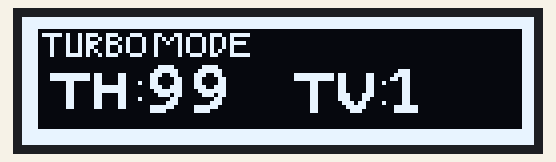
A sketch run on a simulated Arduino Uno, built with avr-gcc and run on an emulated ATmega328P. Parts: 128×32 one-colour display.

Above: at 2.1 s.

The sketch:

oled_rc.ino
```cpp
/*********
  Rui Santos
  Complete project details at https://randomnerdtutorials.com
*********/

#include <Wire.h>
#include <Adafruit_GFX.h>
#include <Adafruit_SSD1306.h>
#include <Fonts/FreeMonoBold9pt7b.h>

#define SCREEN_WIDTH 128
#define SCREEN_HEIGHT 32

Adafruit_SSD1306 display(SCREEN_WIDTH, SCREEN_HEIGHT, &Wire, -1);


static const uint8_t image_data_Turbo[512] = {
    // ████████████████████████████████████████████████████████████████████████████████████████████████████████████████████████████████
    // ████████████████████████████████████████████████████████████████████████████████████████████████████████████████████████████████
    // ████████████████████████████████████████████████████████████████████████████████████████████████████████████████████████████████
    // ████∙∙∙∙∙∙∙∙∙∙∙∙∙∙∙∙∙∙∙∙∙∙∙∙∙∙∙∙∙∙∙∙∙∙∙∙∙∙∙∙∙∙∙∙∙∙∙∙∙∙∙∙∙∙∙∙∙∙∙∙∙∙∙∙∙∙∙∙∙∙∙∙∙∙∙∙∙∙∙∙∙∙∙∙∙∙∙∙∙∙∙∙∙∙∙∙∙∙∙∙∙∙∙∙∙∙∙∙∙∙∙∙∙∙∙∙∙∙∙∙∙███
    // ████∙█████∙█∙∙█∙███∙∙███∙∙∙███∙∙∙██∙∙∙██∙∙███∙∙███∙∙█████∙∙∙∙∙∙∙∙∙∙∙∙∙∙∙∙∙∙∙∙∙∙∙∙∙∙∙∙∙∙∙∙∙∙∙∙∙∙∙∙∙∙∙∙∙∙∙∙∙∙∙∙∙∙∙∙∙∙∙∙∙∙∙∙∙∙∙∙███
    // ████∙∙∙█∙∙∙█∙∙█∙█∙∙█∙█∙∙█∙█∙∙∙█∙∙█∙█∙█∙█∙█∙∙∙█∙█∙∙█∙█∙∙∙∙∙∙∙∙∙∙∙∙∙∙∙∙∙∙∙∙∙∙∙∙∙∙∙∙∙∙∙∙∙∙∙∙∙∙∙∙∙∙∙∙∙∙∙∙∙∙∙∙∙∙∙∙∙∙∙∙∙∙∙∙∙∙∙∙∙∙∙∙███
    // ████∙∙∙█∙∙∙█∙∙█∙███∙∙███∙∙█∙∙∙█∙∙█∙∙█∙∙█∙█∙∙∙█∙█∙∙█∙████∙∙∙∙∙∙∙∙∙∙∙∙∙∙∙∙∙∙∙∙∙∙∙∙∙∙∙∙∙∙∙∙∙∙∙∙∙∙∙∙∙∙∙∙∙∙∙∙∙∙∙∙∙∙∙∙∙∙∙∙∙∙∙∙∙∙∙∙∙███
    // ████∙∙∙█∙∙∙█∙∙█∙██∙∙∙█∙∙█∙█∙∙∙█∙∙█∙∙∙∙∙█∙█∙∙∙█∙█∙∙█∙█∙∙∙∙∙∙∙∙∙∙∙∙∙∙∙∙∙∙∙∙∙∙∙∙∙∙∙∙∙∙∙∙∙∙∙∙∙∙∙∙∙∙∙∙∙∙∙∙∙∙∙∙∙∙∙∙∙∙∙∙∙∙∙∙∙∙∙∙∙∙∙∙███
    // ████∙∙∙█∙∙∙█∙∙█∙█∙█∙∙█∙∙█∙█∙∙∙█∙∙█∙∙∙∙∙█∙█∙∙∙█∙█∙█∙∙█∙∙∙∙∙∙∙∙∙∙∙∙∙∙∙∙∙∙∙∙∙∙∙∙∙∙∙∙∙∙∙∙∙∙∙∙∙∙∙∙∙∙∙∙∙∙∙∙∙∙∙∙∙∙∙∙∙∙∙∙∙∙∙∙∙∙∙∙∙∙∙∙███
    // ████∙∙∙█∙∙∙████∙█∙∙█∙███∙∙∙███∙∙∙█∙∙∙∙∙█∙∙███∙∙██∙∙∙█████∙∙∙∙∙∙∙∙∙∙∙∙∙∙∙∙∙∙∙∙∙∙∙∙∙∙∙∙∙∙∙∙∙∙∙∙∙∙∙∙∙∙∙∙∙∙∙∙∙∙∙∙∙∙∙∙∙∙∙∙∙∙∙∙∙∙∙∙███
    // ████∙∙∙∙∙∙∙∙∙∙∙∙∙∙∙∙∙∙∙∙∙∙∙∙∙∙∙∙∙∙∙∙∙∙∙∙∙∙∙∙∙∙∙∙∙∙∙∙∙∙∙∙∙∙∙∙∙∙∙∙∙∙∙∙∙∙∙∙∙∙∙∙∙∙∙∙∙∙∙∙∙∙∙∙∙∙∙∙∙∙∙∙∙∙∙∙∙∙∙∙∙∙∙∙∙∙∙∙∙∙∙∙∙∙∙∙∙∙∙∙∙███
    // ████∙∙∙∙∙∙∙∙∙∙∙∙∙∙∙∙∙∙∙∙∙∙∙∙∙∙∙∙∙∙∙∙∙∙∙∙∙∙∙∙∙∙∙∙∙∙∙∙∙∙∙∙∙∙∙∙∙∙∙∙∙∙∙∙∙∙∙∙∙∙∙∙∙∙∙∙∙∙∙∙∙∙∙∙∙∙∙∙∙∙∙∙∙∙∙∙∙∙∙∙∙∙∙∙∙∙∙∙∙∙∙∙∙∙∙∙∙∙∙∙∙███
    // ████∙∙∙∙∙∙∙∙∙∙∙∙∙∙∙∙∙∙∙∙∙∙∙∙∙∙∙∙∙∙∙∙∙∙∙∙∙∙∙∙∙∙∙∙∙∙∙∙∙∙∙∙∙∙∙∙∙∙∙∙∙∙∙∙∙∙∙∙∙∙∙∙∙∙∙∙∙∙∙∙∙∙∙∙∙∙∙∙∙∙∙∙∙∙∙∙∙∙∙∙∙∙∙∙∙∙∙∙∙∙∙∙∙∙∙∙∙∙∙∙∙███
    // ████∙∙∙∙∙∙∙∙∙∙∙∙∙∙∙∙∙∙∙∙∙∙∙∙∙∙∙∙∙∙∙∙∙∙∙∙∙∙∙∙∙∙∙∙∙∙∙∙∙∙∙∙∙∙∙∙∙∙∙∙∙∙∙∙∙∙∙∙∙∙∙∙∙∙∙∙∙∙∙∙∙∙∙∙∙∙∙∙∙∙∙∙∙∙∙∙∙∙∙∙∙∙∙∙∙∙∙∙∙∙∙∙∙∙∙∙∙∙∙∙∙███
    // ████∙∙∙██████████∙██∙∙∙∙██∙∙∙∙∙∙∙∙∙∙∙∙∙∙∙∙∙∙∙∙∙∙∙∙∙∙∙∙∙∙∙∙∙∙∙∙∙∙∙∙∙∙██████████∙██∙∙∙∙∙██∙∙∙∙∙∙∙∙∙∙∙∙∙∙∙∙∙∙∙∙∙∙∙∙∙∙∙∙∙∙∙∙∙∙∙∙∙███
    // ████∙∙∙██████████∙██∙∙∙∙██∙∙∙∙∙∙∙∙∙∙∙∙∙∙∙∙∙∙∙∙∙∙∙∙∙∙∙∙∙∙∙∙∙∙∙∙∙∙∙∙∙∙██████████∙██∙∙∙∙∙██∙∙∙∙∙∙∙∙∙∙∙∙∙∙∙∙∙∙∙∙∙∙∙∙∙∙∙∙∙∙∙∙∙∙∙∙∙███
    // ████∙∙∙∙∙∙∙██∙∙∙∙∙██∙∙∙∙██∙∙∙█∙∙∙∙∙∙∙∙∙∙∙∙∙∙∙∙∙∙∙∙∙∙∙∙∙∙∙∙∙∙∙∙∙∙∙∙∙∙∙∙∙∙██∙∙∙∙∙██∙∙∙∙∙██∙∙█∙∙∙∙∙∙∙∙∙∙∙∙∙∙∙∙∙∙∙∙∙∙∙∙∙∙∙∙∙∙∙∙∙∙███
    // ████∙∙∙∙∙∙∙██∙∙∙∙∙████████∙∙∙∙∙∙∙∙∙∙∙∙∙∙∙∙∙∙∙∙∙∙∙∙∙∙∙∙∙∙∙∙∙∙∙∙∙∙∙∙∙∙∙∙∙∙██∙∙∙∙∙██∙∙∙∙∙██∙∙∙∙∙∙∙∙∙∙∙∙∙∙∙∙∙∙∙∙∙∙∙∙∙∙∙∙∙∙∙∙∙∙∙∙∙███
    // ████∙∙∙∙∙∙∙██∙∙∙∙∙████████∙∙∙∙∙∙∙∙∙∙∙∙∙∙∙∙∙∙∙∙∙∙∙∙∙∙∙∙∙∙∙∙∙∙∙∙∙∙∙∙∙∙∙∙∙∙██∙∙∙∙∙██∙∙∙∙∙██∙∙∙∙∙∙∙∙∙∙∙∙∙∙∙∙∙∙∙∙∙∙∙∙∙∙∙∙∙∙∙∙∙∙∙∙∙███
    // ████∙∙∙∙∙∙∙██∙∙∙∙∙██∙∙∙∙██∙∙∙∙∙∙∙∙∙∙∙∙∙∙∙∙∙∙∙∙∙∙∙∙∙∙∙∙∙∙∙∙∙∙∙∙∙∙∙∙∙∙∙∙∙∙██∙∙∙∙∙███∙∙∙███∙∙∙∙∙∙∙∙∙∙∙∙∙∙∙∙∙∙∙∙∙∙∙∙∙∙∙∙∙∙∙∙∙∙∙∙∙███
    // ████∙∙∙∙∙∙∙██∙∙∙∙∙██∙∙∙∙██∙∙∙█∙∙∙∙∙∙∙∙∙∙∙∙∙∙∙∙∙∙∙∙∙∙∙∙∙∙∙∙∙∙∙∙∙∙∙∙∙∙∙∙∙∙██∙∙∙∙∙███∙∙∙██∙∙∙∙∙∙∙∙∙∙∙∙∙∙∙∙∙∙∙∙∙∙∙∙∙∙∙∙∙∙∙∙∙∙∙∙∙∙███
    // ████∙∙∙∙∙∙∙██∙∙∙∙∙██∙∙∙∙██∙∙∙∙∙∙∙∙∙∙∙∙∙∙∙∙∙∙∙∙∙∙∙∙∙∙∙∙∙∙∙∙∙∙∙∙∙∙∙∙∙∙∙∙∙∙██∙∙∙∙∙∙███∙██∙∙∙∙█∙∙∙∙∙∙∙∙∙∙∙∙∙∙∙∙∙∙∙∙∙∙∙∙∙∙∙∙∙∙∙∙∙∙███
    // ████∙∙∙∙∙∙∙██∙∙∙∙∙██∙∙∙∙██∙∙∙∙∙∙∙∙∙∙∙∙∙∙∙∙∙∙∙∙∙∙∙∙∙∙∙∙∙∙∙∙∙∙∙∙∙∙∙∙∙∙∙∙∙∙██∙∙∙∙∙∙∙█████∙∙∙∙∙∙∙∙∙∙∙∙∙∙∙∙∙∙∙∙∙∙∙∙∙∙∙∙∙∙∙∙∙∙∙∙∙∙∙███
    // ████∙∙∙∙∙∙∙∙∙∙∙∙∙∙∙∙∙∙∙∙∙∙∙∙∙∙∙∙∙∙∙∙∙∙∙∙∙∙∙∙∙∙∙∙∙∙∙∙∙∙∙∙∙∙∙∙∙∙∙∙∙∙∙∙∙∙∙∙██∙∙∙∙∙∙∙∙███∙∙∙∙∙∙∙∙∙∙∙∙∙∙∙∙∙∙∙∙∙∙∙∙∙∙∙∙∙∙∙∙∙∙∙∙∙∙∙∙███
    // ████∙∙∙∙∙∙∙∙∙∙∙∙∙∙∙∙∙∙∙∙∙∙∙∙∙∙∙∙∙∙∙∙∙∙∙∙∙∙∙∙∙∙∙∙∙∙∙∙∙∙∙∙∙∙∙∙∙∙∙∙∙∙∙∙∙∙∙∙∙∙∙∙∙∙∙∙∙∙∙∙∙∙∙∙∙∙∙∙∙∙∙∙∙∙∙∙∙∙∙∙∙∙∙∙∙∙∙∙∙∙∙∙∙∙∙∙∙∙∙∙∙███
    // ████∙∙∙∙∙∙∙∙∙∙∙∙∙∙∙∙∙∙∙∙∙∙∙∙∙∙∙∙∙∙∙∙∙∙∙∙∙∙∙∙∙∙∙∙∙∙∙∙∙∙∙∙∙∙∙∙∙∙∙∙∙∙∙∙∙∙∙∙∙∙∙∙∙∙∙∙∙∙∙∙∙∙∙∙∙∙∙∙∙∙∙∙∙∙∙∙∙∙∙∙∙∙∙∙∙∙∙∙∙∙∙∙∙∙∙∙∙∙∙∙∙███
    // ████∙∙∙∙∙∙∙∙∙∙∙∙∙∙∙∙∙∙∙∙∙∙∙∙∙∙∙∙∙∙∙∙∙∙∙∙∙∙∙∙∙∙∙∙∙∙∙∙∙∙∙∙∙∙∙∙∙∙∙∙∙∙∙∙∙∙∙∙∙∙∙∙∙∙∙∙∙∙∙∙∙∙∙∙∙∙∙∙∙∙∙∙∙∙∙∙∙∙∙∙∙∙∙∙∙∙∙∙∙∙∙∙∙∙∙∙∙∙∙∙∙███
    // ████∙∙∙∙∙∙∙∙∙∙∙∙∙∙∙∙∙∙∙∙∙∙∙∙∙∙∙∙∙∙∙∙∙∙∙∙∙∙∙∙∙∙∙∙∙∙∙∙∙∙∙∙∙∙∙∙∙∙∙∙∙∙∙∙∙∙∙∙∙∙∙∙∙∙∙∙∙∙∙∙∙∙∙∙∙∙∙∙∙∙∙∙∙∙∙∙∙∙∙∙∙∙∙∙∙∙∙∙∙∙∙∙∙∙∙∙∙∙∙∙∙███
    // ████████████████████████████████████████████████████████████████████████████████████████████████████████████████████████████████
    // ████████████████████████████████████████████████████████████████████████████████████████████████████████████████████████████████
    // ████████████████████████████████████████████████████████████████████████████████████████████████████████████████████████████████
    // ████████████████████████████████████████████████████████████████████████████████████████████████████████████████████████████████
    0xff, 0xff, 0xff, 0xff, 0xff, 0xff, 0xff, 0xff, 0xff, 0xff, 0xff, 0xff, 0xff, 0xff, 0xff, 0xff,
    0xff, 0xff, 0xff, 0xff, 0xff, 0xff, 0xff, 0xff, 0xff, 0xff, 0xff, 0xff, 0xff, 0xff, 0xff, 0xff,
    0xff, 0xff, 0xff, 0xff, 0xff, 0xff, 0xff, 0xff, 0xff, 0xff, 0xff, 0xff, 0xff, 0xff, 0xff, 0xff,
    0xf0, 0x00, 0x00, 0x00, 0x00, 0x00, 0x00, 0x00, 0x00, 0x00, 0x00, 0x00, 0x00, 0x00, 0x00, 0x07,
    0xf7, 0xd2, 0xe7, 0x1c, 0x63, 0x39, 0xcf, 0x80, 0x00, 0x00, 0x00, 0x00, 0x00, 0x00, 0x00, 0x07,
    0xf1, 0x12, 0x94, 0xa2, 0x55, 0x45, 0x28, 0x00, 0x00, 0x00, 0x00, 0x00, 0x00, 0x00, 0x00, 0x07,
    0xf1, 0x12, 0xe7, 0x22, 0x49, 0x45, 0x2f, 0x00, 0x00, 0x00, 0x00, 0x00, 0x00, 0x00, 0x00, 0x07,
    0xf1, 0x12, 0xc4, 0xa2, 0x41, 0x45, 0x28, 0x00, 0x00, 0x00, 0x00, 0x00, 0x00, 0x00, 0x00, 0x07,
    0xf1, 0x12, 0xa4, 0xa2, 0x41, 0x45, 0x48, 0x00, 0x00, 0x00, 0x00, 0x00, 0x00, 0x00, 0x00, 0x07,
    0xf1, 0x1e, 0x97, 0x1c, 0x41, 0x39, 0x8f, 0x80, 0x00, 0x00, 0x00, 0x00, 0x00, 0x00, 0x00, 0x07,
    0xf0, 0x00, 0x00, 0x00, 0x00, 0x00, 0x00, 0x00, 0x00, 0x00, 0x00, 0x00, 0x00, 0x00, 0x00, 0x07,
    0xf0, 0x00, 0x00, 0x00, 0x00, 0x00, 0x00, 0x00, 0x00, 0x00, 0x00, 0x00, 0x00, 0x00, 0x00, 0x07,
    0xf0, 0x00, 0x00, 0x00, 0x00, 0x00, 0x00, 0x00, 0x00, 0x00, 0x00, 0x00, 0x00, 0x00, 0x00, 0x07,
    0xf0, 0x00, 0x00, 0x00, 0x00, 0x00, 0x00, 0x00, 0x00, 0x00, 0x00, 0x00, 0x00, 0x00, 0x00, 0x07,
    0xf1, 0xff, 0xb0, 0xc0, 0x00, 0x00, 0x00, 0x00, 0x0f, 0xfd, 0x83, 0x00, 0x00, 0x00, 0x00, 0x07,
    0xf1, 0xff, 0xb0, 0xc0, 0x00, 0x00, 0x00, 0x00, 0x0f, 0xfd, 0x83, 0x00, 0x00, 0x00, 0x00, 0x07,
    0xf0, 0x18, 0x30, 0xc4, 0x00, 0x00, 0x00, 0x00, 0x00, 0xc1, 0x83, 0x20, 0x00, 0x00, 0x00, 0x07,
    0xf0, 0x18, 0x3f, 0xc0, 0x00, 0x00, 0x00, 0x00, 0x00, 0xc1, 0x83, 0x00, 0x00, 0x00, 0x00, 0x07,
    0xf0, 0x18, 0x3f, 0xc0, 0x00, 0x00, 0x00, 0x00, 0x00, 0xc1, 0x83, 0x00, 0x00, 0x00, 0x00, 0x07,
    0xf0, 0x18, 0x30, 0xc0, 0x00, 0x00, 0x00, 0x00, 0x00, 0xc1, 0xc7, 0x00, 0x00, 0x00, 0x00, 0x07,
    0xf0, 0x18, 0x30, 0xc4, 0x00, 0x00, 0x00, 0x00, 0x00, 0xc1, 0xc6, 0x00, 0x00, 0x00, 0x00, 0x07,
    0xf0, 0x18, 0x30, 0xc0, 0x00, 0x00, 0x00, 0x00, 0x00, 0xc0, 0xec, 0x20, 0x00, 0x00, 0x00, 0x07,
    0xf0, 0x18, 0x30, 0xc0, 0x00, 0x00, 0x00, 0x00, 0x00, 0xc0, 0x7c, 0x00, 0x00, 0x00, 0x00, 0x07,
    0xf0, 0x00, 0x00, 0x00, 0x00, 0x00, 0x00, 0x00, 0x00, 0xc0, 0x38, 0x00, 0x00, 0x00, 0x00, 0x07,
    0xf0, 0x00, 0x00, 0x00, 0x00, 0x00, 0x00, 0x00, 0x00, 0x00, 0x00, 0x00, 0x00, 0x00, 0x00, 0x07,
    0xf0, 0x00, 0x00, 0x00, 0x00, 0x00, 0x00, 0x00, 0x00, 0x00, 0x00, 0x00, 0x00, 0x00, 0x00, 0x07,
    0xf0, 0x00, 0x00, 0x00, 0x00, 0x00, 0x00, 0x00, 0x00, 0x00, 0x00, 0x00, 0x00, 0x00, 0x00, 0x07,
    0xf0, 0x00, 0x00, 0x00, 0x00, 0x00, 0x00, 0x00, 0x00, 0x00, 0x00, 0x00, 0x00, 0x00, 0x00, 0x07,
    0xff, 0xff, 0xff, 0xff, 0xff, 0xff, 0xff, 0xff, 0xff, 0xff, 0xff, 0xff, 0xff, 0xff, 0xff, 0xff,
    0xff, 0xff, 0xff, 0xff, 0xff, 0xff, 0xff, 0xff, 0xff, 0xff, 0xff, 0xff, 0xff, 0xff, 0xff, 0xff,
    0xff, 0xff, 0xff, 0xff, 0xff, 0xff, 0xff, 0xff, 0xff, 0xff, 0xff, 0xff, 0xff, 0xff, 0xff, 0xff,
    0xff, 0xff, 0xff, 0xff, 0xff, 0xff, 0xff, 0xff, 0xff, 0xff, 0xff, 0xff, 0xff, 0xff, 0xff, 0xff
};


void setup() {
  Serial.begin(115200);

  if(!display.begin(SSD1306_SWITCHCAPVCC, 0x3C)) {
    Serial.println(F("SSD1306 allocation failed"));
    for(;;);
  }
  delay(2000); // Pause for 2 seconds

  // Clear the buffer.
  display.clearDisplay();

  // Draw bitmap on the screen
  display.drawBitmap(0, 0, image_data_Turbo, 128, 64, 1);
  display.setFont(&FreeMonoBold9pt7b);
  display.setTextSize(1);
  display.setTextColor(WHITE);
  display.setCursor(30, 23);
  // Display static text
  display.println("99");
  display.setCursor(90, 23);
  display.println("1");
  display.display();
}

void loop() {

}
```
